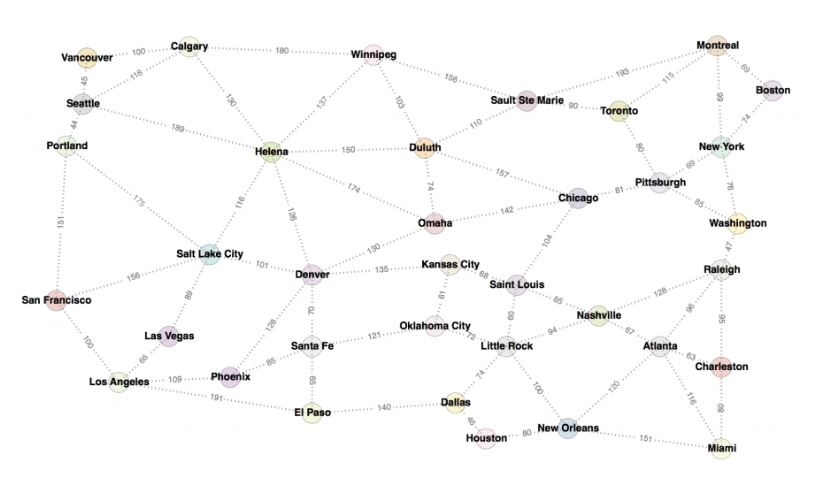
#> input picture cities.JPG, 821 x 502 px, found by its file name
$ python drawLine.py
#> lines starting #> are read from the running program, lines starting #| are printed output that depends on the picture; after the words box and inside, x2 and y2 are one past the last pixel; in counts of white or black regions, pixels touching at a corner belong together
import numpy as np
import cv2
img =cv2.imread('cities.jpg')
#> img is the input picture: shape (502, 821, 3); mean B, G, R 248.9, 249.1, 249.2
cv2.namedWindow('image')
lines = []
file = open("citiesLocation.txt", "r")
#> (reads citiesLocation.txt from the repository)
for line in file:
	l = line.split()
	lines.append(l[0]+' '+l[1]+' '+l[2])
l2 = None
for e in range(len(lines)):
	l = lines[e].split()
	if e==0:
		l2 = lines[int(len(lines)-1)].split()
	cv2.line(img,(int(l[1]),int(l[2])),(int(l2[1]),int(l2[2])),(255,0,0),2)
	l2 = l
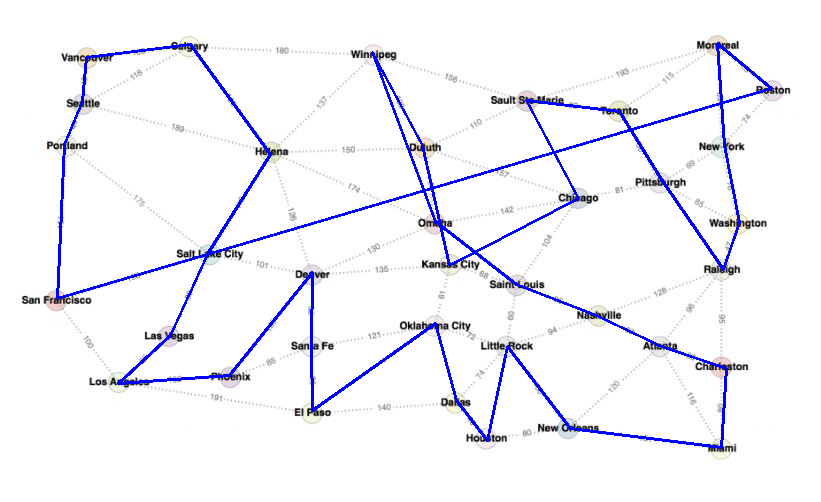
#> img: shape (502, 821, 3); 2.94% of pixels changed, all inside (x1, y1, x2, y2) = (56, 42, 773, 449)
cv2.imshow('image',img)
while(1):
	cv2.imshow('image',img)
	if cv2.waitKey(20) & 0xFF == 27:
#> (key Esc is pressed here)
		break

cv2.destroyAllWindows()
